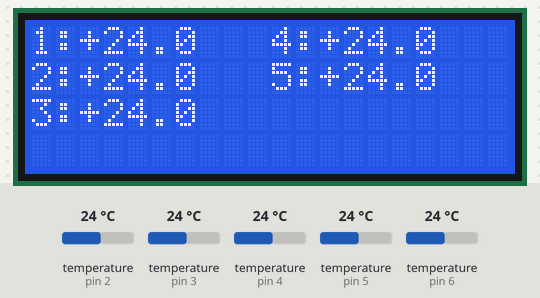
The program below on a simulated Arduino Uno, built with avr-gcc and run on an emulated ATmega328P. Parts: 20×4 character LCD. The inputs (shaded band) are chosen by the test bench; at power-on: temperature (sensors on pin 2, pin 3, pin 4, pin 5, pin 6) 24 °C.

Above: at 7.8 s.

The program:

main.cpp
```cpp
#include <Arduino.h>
#include <Wire.h>
#include <LiquidCrystal_I2C.h>
#include <OneWire.h>
#include <DallasTemperature.h>


// DS18BT20 пины gnd можно объеденить, vcc на общей шине, а пины data подключать в соответствии с пинами
#define SENSOR_PIN_1 2
#define SENSOR_PIN_2 3
#define SENSOR_PIN_3 4
#define SENSOR_PIN_4 5
#define SENSOR_PIN_5 6

#define LCD_ADDR 0x27

#define READ_INTERVAL 10000


OneWire wire1(SENSOR_PIN_1);
OneWire wire2(SENSOR_PIN_2);
OneWire wire3(SENSOR_PIN_3);
OneWire wire4(SENSOR_PIN_4);
OneWire wire5(SENSOR_PIN_5);


DallasTemperature sensor1(&wire1);
DallasTemperature sensor2(&wire2);
DallasTemperature sensor3(&wire3);
DallasTemperature sensor4(&wire4);
DallasTemperature sensor5(&wire5);

// Дисплей по умолчанию sda на а4, scl на а5
LiquidCrystal_I2C lcd(LCD_ADDR, 20, 4);

// Значения температур
float temp1 = 0;
float temp2 = 0;
float temp3 = 0;
float temp4 = 0;
float temp5 = 0;

// Флаги ошибок
bool error1 = false;
bool error2 = false;
bool error3 = false;
bool error4 = false;
bool error5 = false;

// Таймер
unsigned long lastReadTime = 0;


void readAllSensors() {
  float t;

  sensor1.requestTemperatures();
  delay(750);
  t = sensor1.getTempCByIndex(0);
  if (t == DEVICE_DISCONNECTED_C) {
    error1 = true;
  }
  else {
    error1 = false;
    temp1 = t;
  }

  sensor2.requestTemperatures();
  delay(750);
  t = sensor2.getTempCByIndex(0);
  if (t == DEVICE_DISCONNECTED_C) {
    error2 = true;
  }
  else {
    error2 = false;
    temp2 = t;
  }

  sensor3.requestTemperatures();
  delay(750);
  t = sensor3.getTempCByIndex(0);
  if (t == DEVICE_DISCONNECTED_C) {
    error3 = true;
  }
  else {
    error3 = false;
    temp3 = t;
  }

  sensor4.requestTemperatures();
  delay(750);
  t = sensor4.getTempCByIndex(0);
  if (t == DEVICE_DISCONNECTED_C) {
    error4 = true;
  }
  else {
    error4 = false;
    temp4 = t;
  }

  sensor5.requestTemperatures();
  delay(750);
  t = sensor5.getTempCByIndex(0);
  if (t == DEVICE_DISCONNECTED_C) {
    error5 = true;
  }
  else {
    error5 = false;
    temp5 = t;
  }
}

void printSensor(int col, int row, int n, float t, bool err) {
  char buf[12];
  char num[8];

  lcd.setCursor(col, row);

  if (err == true) {
    sprintf(buf, "%d:  ---", n);
    lcd.print(buf);
    return;
  }

  dtostrf(t, 0, 1, num);

  if (t >= 0) {
    sprintf(buf, "%d:+%s", n, num);
  }
  else {
    sprintf(buf, "%d:%s", n, num);
  }

  lcd.print(buf);
}

void updateDisplay() {
  lcd.clear();

  printSensor(0,  0, 1, temp1, error1);
  printSensor(0,  1, 2, temp2, error2);
  printSensor(0,  2, 3, temp3, error3);

  printSensor(10, 0, 4, temp4, error4);
  printSensor(10, 1, 5, temp5, error5);
}


void setup() {
  Serial.begin(9600);

  sensor1.begin();
  sensor1.setResolution(12);
  sensor2.begin();
  sensor2.setResolution(12);
  sensor3.begin();
  sensor3.setResolution(12);
  sensor4.begin();
  sensor4.setResolution(12);
  sensor5.begin();
  sensor5.setResolution(12);

  lcd.init();
  lcd.backlight();
  lcd.clear();

  readAllSensors();
  updateDisplay();

  lastReadTime = millis();
}

void loop() {
  unsigned long now = millis();

  if (now - lastReadTime >= READ_INTERVAL) {
    lastReadTime = now;
    readAllSensors();
    updateDisplay();
  }
}


// TODO наверно можно обьеденить в одну шину, сделать паразитное питание, и разделять датчики по адресу (?)
```
